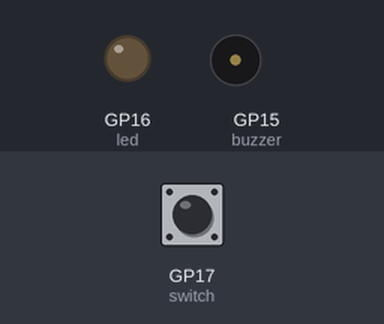
Simulated run of this program. Board: Raspberry Pi Pico running MicroPython. Parts: output pins drawn as LEDs (lit = HIGH), buzzer (waves = sounding). The inputs (shaded band) are chosen by the test bench; at power-on: GP17 (switch) LOW.

Above: at 1.2 s.
1.3 s: GP17 (switch) pulled HIGH for 0.15 s
At 1.45 s:
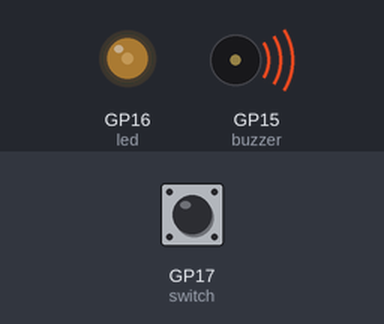
At 2.06 s:
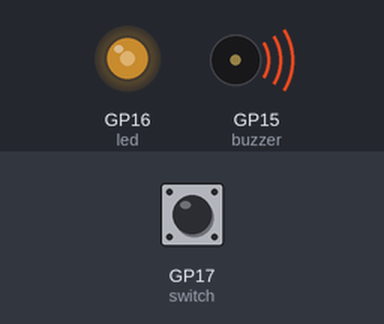
3.8 s: GP17 (switch) pulled HIGH for 3.2 s
At 4.27 s:
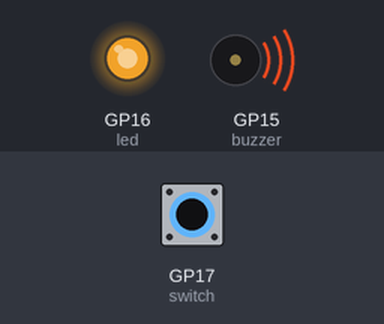
Timing chart, 0 to 9.4 s (numbered marks = the images above; inputs shaded):
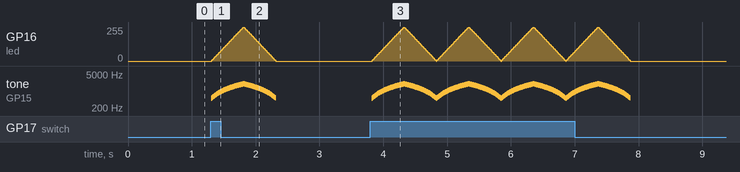

The program:

7.3_alarm_siren_lamp.py
```python
import machine
import utime

# Initialize PWM for buzzer and LED
buzzer = machine.PWM(machine.Pin(15))
led = machine.PWM(machine.Pin(16))
led.freq(1000)  # Set LED PWM frequency

# Initialize the slide switch
switch = machine.Pin(17, machine.Pin.IN, machine.Pin.PULL_DOWN)

# Function to map values from one range to another
def interval_mapping(x, in_min, in_max, out_min, out_max):
    # Ensure in_min != in_max to avoid division by zero
    if in_max - in_min == 0:
        return out_min
    return int((x - in_min) * (out_max - out_min) / (in_max - in_min) + out_min)

# Main loop
try:
    while True:
        if switch.value() == 1:
            # Alarm is ON
            # Increase frequency and brightness
            for i in range(0, 100, 2):
                # Map 'i' to LED brightness and buzzer frequency
                brightness = interval_mapping(i, 0, 100, 0, 65535)
                frequency = interval_mapping(i, 0, 100, 500, 2000)

                # Set LED brightness
                led.duty_u16(brightness)

                # Set buzzer frequency and duty cycle
                buzzer.freq(frequency)
                buzzer.duty_u16(32768)  # 50% duty cycle

                utime.sleep(0.01)

            # Decrease frequency and brightness
            for i in range(100, 0, -2):
                brightness = interval_mapping(i, 0, 100, 0, 65535)
                frequency = interval_mapping(i, 0, 100, 500, 2000)

                led.duty_u16(brightness)
                buzzer.freq(frequency)
                buzzer.duty_u16(32768)

                utime.sleep(0.01)
        else:
            # Alarm is OFF
            # Turn off LED and buzzer
            led.duty_u16(0)
            buzzer.duty_u16(0)
            utime.sleep(0.1)
except KeyboardInterrupt:
    # Clean up
    buzzer.deinit()
    led.deinit()
    print("Program stopped.")
```

Measured:
- after the input at 1.3 s, GP16 (led): rises from 0/255 to 255/255 in 0.50 s, then falls to 0/255 in 0.51 s; tone on GP15 (buzzer): plays 500 Hz for 0.01 s, 530 Hz for 0.01 s, 560 Hz for 0.01 s, 590 Hz for 0.01 s, 620 Hz for 0.01 s, 650 Hz for 0.01 s … (100 notes in this stretch), starting at once
